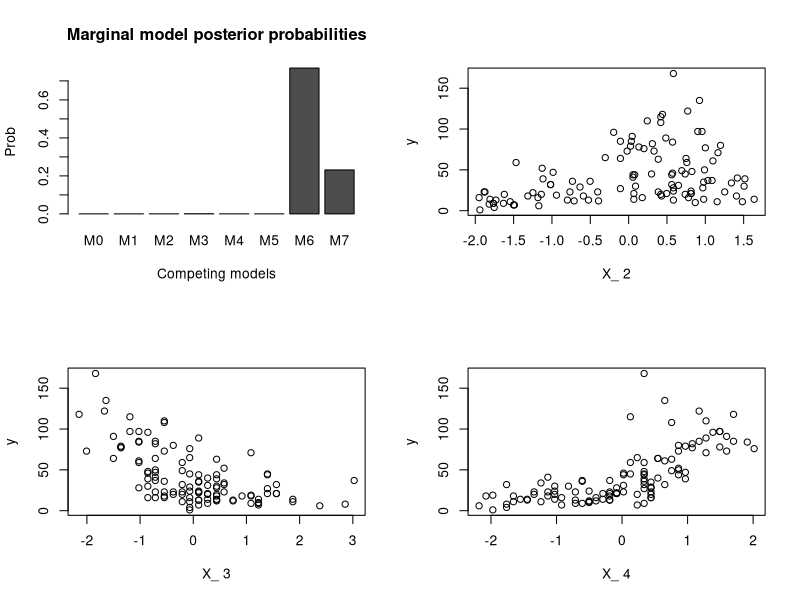

This figure's R source:
# clean the mess

rm(list=ls())


# MODEL AND EQUATIONS


comp_sufficient_stats <- function (y, X) {

  n <- dim(X)[1]
  
  d <- dim(X)[2]
  
  XtX <- t(X)%*%X
  
  XtY <- t(X)%*%y
  
  YtY <- sum(y*y)
  
  return( list(XtX=XtX, XtY=XtY, YtY=YtY, n=n, d=d) )
}

comp_V_post <- function (y, X, V_prior) {
    
  sufficient_stats <- comp_sufficient_stats(y, X)
  
  XtX <- sufficient_stats$XtX
  
  V_post <- solve( XtX + solve(V_prior) ) 
  
  return (V_post)
}

comp_mu_post <- function (y, X, mu_prior, V_prior, a_prior, lam_prior) {
  
  sufficient_stats <- comp_sufficient_stats(y, X)
  
  XtX <- sufficient_stats$XtX
  
  XtY <- sufficient_stats$XtY
  
  mu_post <- comp_V_post( y, X, V_prior) %*% ( solve( V_prior , mu_prior ) + XtY )
  
  return (mu_post)
}


comp_a_post <- function ( y, X,  a_prior) {
  
  sufficient_stats <- comp_sufficient_stats(y, X)
  
  n <- sufficient_stats$n
  
  a_post <- 0.5*n + a_prior
  
  return (a_post)
}

comp_lam_post <- function (y, X, mu_prior, V_prior, a_prior, lam_prior) {
  
  sufficient_stats <- comp_sufficient_stats(y, X)
  
  YtY <- sufficient_stats$YtY
  
  V_post <- comp_V_post(y, X, V_prior)

  mu_post <- comp_mu_post(y, X, mu_prior, V_prior, a_prior, lam_prior)
  
  S <- sum(mu_prior * solve(V_prior,mu_prior)) 

  S <- S -sum(mu_post * solve(V_post, mu_post))
  
  S <- S + YtY
  
  lam_post <- 0.5*S + lam_prior
  
  return (lam_post)
}


comp_cond_likel <- function(y, X, mu_prior, V_prior, a_prior, lam_prior) {
  
  sufficient_stats <- comp_sufficient_stats(y, X)
  
  n <- sufficient_stats$n
  
  YtY <- sufficient_stats$YtY
  
  a_post <- comp_a_post( y, X,  a_prior)
  
  lam_post <- comp_lam_post(y, X, mu_prior, V_prior, a_prior, lam_prior)
  
  V_post <- comp_V_post(y, X, V_prior)
  
  cond_likel <- (0.5*pi)^(n/2) 
  
  cond_likel <- cond_likel * sqrt(det(V_post)) 
  
  cond_likel <- cond_likel / sqrt(det(V_prior))
  
  cond_likel <- cond_likel * (lam_prior)^(a_prior)
  
  cond_likel <- cond_likel / (lam_post)^(a_post)
  
  cond_likel <- cond_likel * gamma(a_post)
  
  cond_likel <- cond_likel / gamma(a_prior)
  
  return (cond_likel)
}

comp_margimal_model_posterior_prob <-function(y, X__all, 
                                              mu_prior_all, V_prior_all, a_prior_all, lam_prior_all,
                                              Available_models,
                                              marginal_model_prior) {
    

  K_size <- length(Available_models)
  
  margimal_model_posterior_prob <- matrix(rep(0.0, length.out=K_size), K_size)
  
  for (i in 1:K_size) {
        
    k <- Available_models[[i]]
    
    margimal_model_prior_k <- marginal_model_prior[i]
    
    X_k <- X_all[[i]]
    
    mu_prior_k <- mu_prior_all[[i]]
    if ( length(mu_prior_k[[1]])>1)  mu_prior_k <- mu_prior_k[[1]][1,]
    
    V_prior_k <- V_prior_all[[i]]
    
    a_prior_k <- a_prior_all[[i]]
    
    lam_prior_k <- lam_prior_all[[i]]
    
    
    sufficient_stats <- comp_sufficient_stats( y, X_k )
    
    d <- sufficient_stats$d
    
    margimal_model_posterior_prob[i] <- comp_cond_likel(y, X_k, 
                                                        mu_prior_k, 
                                                     V_prior_k, 
                                                     a_prior_k, 
                                                     lam_prior_k)*margimal_model_prior_k
  }
  
  margimal_model_posterior_prob <- margimal_model_posterior_prob/sum(margimal_model_posterior_prob)
}
    
    
    





comp_Bayes_factor <- function(y, X0, mu_prior0, V_prior0, a_prior0, lam_prior0,
                     X1, mu_prior1, V_prior1, a_prior1, lam_prior1) {
  
  cond_likel_0 <- comp_cond_likel(y, X0, mu_prior0, V_prior0, a_prior0, lam_prior0)
  
  cond_likel_1 <- comp_cond_likel(y, X1, mu_prior1, V_prior1, a_prior1, lam_prior1)
  
  Bayes_factor <- cond_likel_0 / cond_likel_1
  
  return(Bayes_factor)
}


## Observables

data(airquality)

airquality_na.omit <- na.omit(airquality)

y = airquality_na.omit$Ozone

X_full = cbind( rep(1,length(y)), 
           airquality_na.omit$Solar.R, 
           airquality_na.omit$Wind, 
           airquality_na.omit$Temp)
#standardise
X_full[,-1] <- scale(X_full[,-1])

## COmposite model

# MODELS

Available_models <- list (M0 = c(1),
                         M1 = c(1,2),
                         M2 = c(1,3),
                         M3 = c(1,4),
                         M4 = c(1,2,3),
                         M5 = c(1,2,4),
                         M6 = c(1,3,4),
                         M7 = c(1,2,3,4)
)



size_K <- length(Available_models) 

for (i in 1:size_K) {
  
  n <- length( y )
  
  temp <- comp_sufficient_stats(y, matrix( X_full[,Available_models[[i]]] , n ) )
  
  if (i == 1) {
    
    X_all <- list ( matrix( X_full[,Available_models[[i]]] , n ))
    
    
  } else {
    
    X_all[[i]] <-  matrix( X_full[,Available_models[[i]]] , n )
  }
}


## Prior model

size_K <- length(Available_models) 

marginal_model_prior <- rep (1 / (2^size_K) , size_K )


for (i in 1:size_K) {
  
  n <- length( y )
  
  d <- length(Available_models[[i]] )

  if (i == 1) {
    
    mu_prior_all <- list ( matrix(rep(0, d ), 1, d ) )
    
    V_prior_all <- list ( diag(rep(100, length.out=d),nrow=d) )
    
    a_prior_all <- list ( 1.0 )
    
    lam_prior_all <- list ( 1.0 )
    
     
  } else {
    
    mu_prior_all[[i]] <- list ( matrix(rep(0, d), 1, d) )
    
    V_prior_all[[i]] <- diag(rep(100, length.out=d),nrow=d)
    
    a_prior_all[[i]] <-  1.0 
    
    lam_prior_all[[i]] <-  1.0 
    
  }
  
}

# PLOT THE MARGINAL MODEL POSTERIRO PROBABILITY

margimal_model_posterior_prob<- comp_margimal_model_posterior_prob(y, X_all, 
                                                                  mu_prior_all, 
                                                                  V_prior_all, 
                                                                  a_prior_all, 
                                                                  lam_prior_all,
                                                                  Available_models,
                                                                  marginal_model_prior)



# PLOT THE MARGINAL MODEL POSTERIRO PROBABILITY AND THE INDIVIDUAL Y ~ X_j SCATERPLOTS

par( mfrow=c(2,2)  )
barplot( t(margimal_model_posterior_prob), 
        names.arg=c('M0','M1','M2','M3','M4','M5','M6','M7'),
        ylab = 'Prob',
        xlab = 'Competing models',
        main = 'Marginal model posterior probabilities'
)
for ( j in 2:4) plot(X_full[,j],y, ylab = 'y', xlab =  paste('X_',toString(j)))






